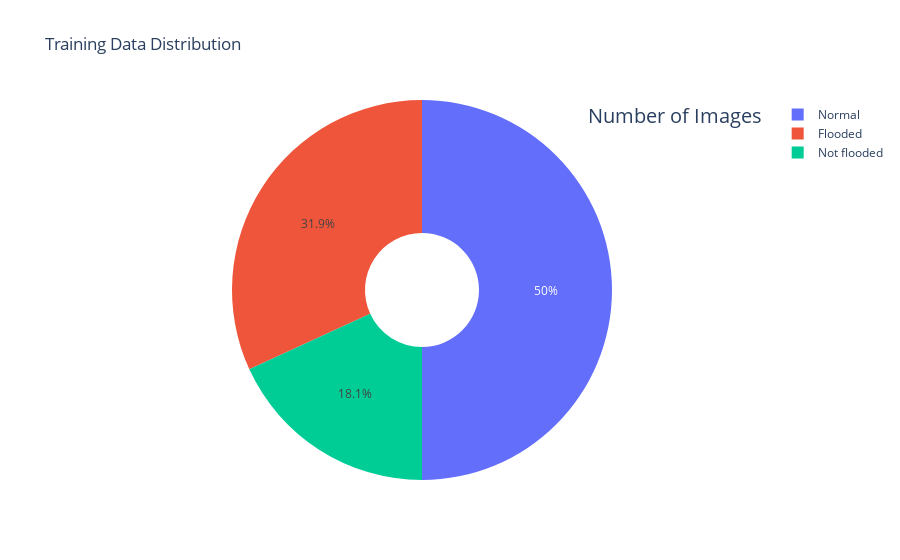

Notebook code cell kept with this figure:
### Code cell
fig = {
  "data": [
    {
      "values": list(trainDataDbn.values()),
      "labels": list(trainDataDbn.keys()),
      "hoverinfo":"label+percent",
      "hole": .3,
      "type": "pie"
    },],
  "layout": {
        "title":"Training Data Distribution",
        "annotations": [
            { "font": { "size": 20},
              "showarrow": False,
              "text": "Number of Images",
                "x": 1,
                "y": 1
            },
        ]
    }
}
iplot(fig)

### Figure 1 — Plotly figure (JSON) as saved in the notebook; plotly's stock layout.template omitted (floating-point values rounded to 4 significant figures)
{"data": [{"hole": 0.3, "hoverinfo": "label+percent", "labels": ["Normal", "Flooded", "Not flooded"], "type": "pie", "values": [135, 86, 49]}], "layout": {"annotations": [{"font": {"size": 20}, "showarrow": false, "text": "Number of Images", "x": 1, "y": 1}], "title": {"text": "Training Data Distribution"}}}
